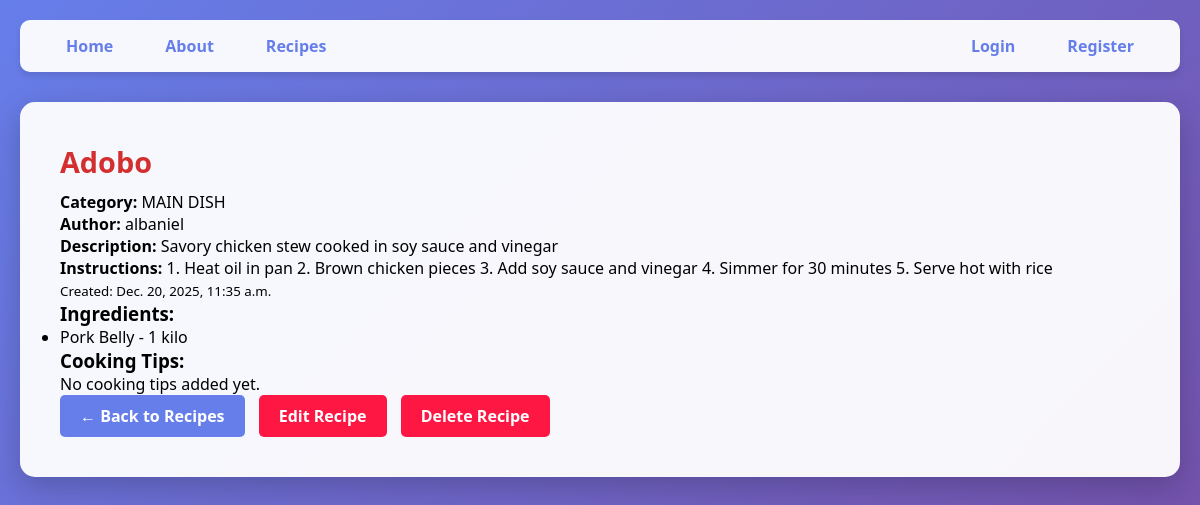
Page /recipes/1/ on the committed database.
### app/models.py (models this page shows, shortened)
class Recipe(models.Model):
    user = models.ForeignKey(User, on_delete=models.CASCADE, related_name='recipes')
    category = models.ForeignKey(Category, on_delete=models.CASCADE)
    title = models.CharField(max_length=200)
    description = models.TextField(blank=False)
    instructions = models.TextField(blank=False)
    created_at = models.DateTimeField(auto_now_add=True)
    class Meta:
        ordering = ['-created_at']

class Category(models.Model):
    name = models.CharField(max_length=100)

class Ingredient(models.Model):
    recipe = models.ForeignKey(Recipe, on_delete=models.CASCADE, related_name="ingredients")
    name = models.CharField(max_length=100)
    quantity = models.CharField(max_length=50)

### app/views.py (the view)
# urls.py: path('recipes/<int:pk>/', RecipeDetailView.as_view(), name='recipe_detail'),
class RecipeDetailView(DetailView):
    model = Recipe
    context_object_name = "recipe"
    template_name = "app/recipe_detail.html"

### app/templates/app/recipe_detail.html
{% extends 'app/base.html' %}
{% load static %}
{% block content %}
    <div class="recipe-entry">
        <h2 class="recipe-title">{{ recipe.title }}</h2>
        <p class="recipe-category">
            <span style="font-weight: 600;">Category:</span> {{ recipe.category.name }}
        </p>
        <p class="recipe-author">
            <span style="font-weight: 600;">Author:</span> {{ recipe.user.username }}
        </p>
        <p class="recipe-description">
            <span style="font-weight: 600;">Description:</span> {{ recipe.description }}
        </p>
        <p class="recipe-instructions">
            <span style="font-weight: 600;">Instructions:</span> {{ recipe.instructions }}
        </p>
        <p class="recipe-date"><small>Created: {{ recipe.created_at }}</small></p>
        <h3>Ingredients:</h3>
        {% if recipe.ingredients.all %}
            <ul>
                {% for ingredient in recipe.ingredients.all %}
                    <li>{{ ingredient.name }} - {{ ingredient.quantity }}</li>
                {% endfor %}
            </ul>
        {% else %}
            <p>No ingredients added yet.</p>
        {% endif %}
        <h3>Cooking Tips:</h3>
        {% if recipe.tips.all %}
            <ul>
                {% for tip in recipe.tips.all %}
                    <li>{{ tip.tip }}</li>
                {% endfor %}
            </ul>
        {% else %}
            <p>No cooking tips added yet.</p>
        {% endif %}
        <div class="recipe-actions">
            <a href="{% url 'recipe_list' %}" class="btn btn-secondary">← Back to Recipes</a>
            <a href="{% url 'recipe_update' recipe.pk %}" class="btn">Edit Recipe</a>
            <a href="{% url 'recipe_delete' recipe.pk %}" class="btn btn-danger">Delete Recipe</a>
        </div>
    </div>
{% endblock content %}

### static/css/base.css (style rules this page uses)
* { margin: 0; padding: 0; box-sizing: border-box; }
body { font-family: 'Segoe UI', Tahoma, Arial, Verdana, sans-serif; background: linear-gradient(135deg, #667eea 0%, #764ba2 100%); min-height: 100vh; padding: 20px; }
h2 { color: #d32f2f; font-size: 1.8rem; margin-bottom: 10px; }
.btn-danger { background-color: #d32f2f; }
.btn { display: inline-block; padding: 10px 20px; background-color: #ff1744; color: white; text-decoration: none; border-radius: 5px; font-weight: 600; transition: all 0.3s ease; border: none; cursor: pointer; margin-right: 10px; }
.btn-secondary { background-color: #667eea; }

### rows in the picture
Recipe: title "Adobo", category.name "MAIN DISH", user.username "albaniel", description "Savory chicken stew cooked in soy sauce and vinegar", instructions "1. Heat oil in pan 2. Brown chicken pieces 3. Add soy sauce and vinegar 4. Simmer for 30 minutes 5. Serve hot with rice", created_at "Dec. 20, 2025, 11:35 a.m."
Ingredient: name "Pork Belly", quantity "1 kilo"
